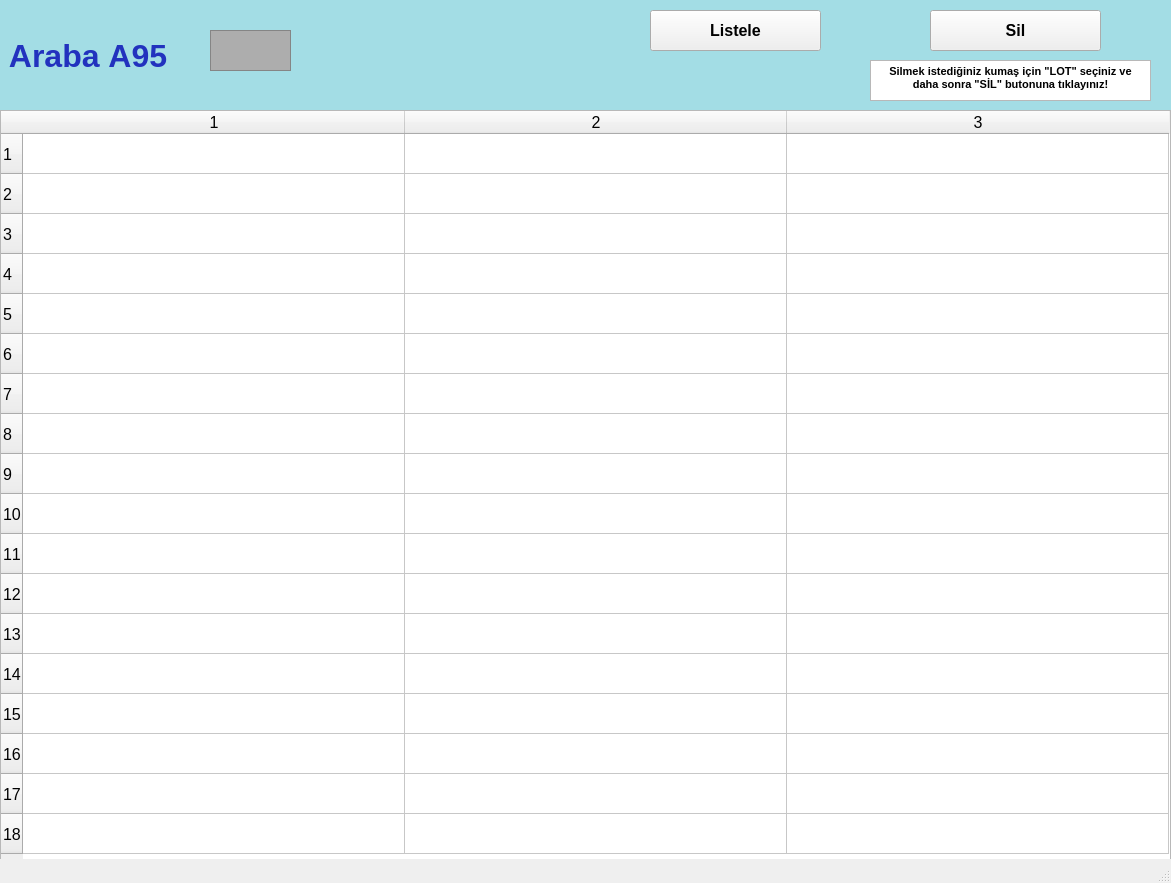
<?xml version="1.0" encoding="UTF-8"?>
<ui version="4.0">
 <class>arabalarA95_ekran</class>
 <widget class="QMainWindow" name="arabalarA95_ekran">
  <property name="geometry">
   <rect>
    <x>0</x>
    <y>0</y>
    <width>1171</width>
    <height>883</height>
   </rect>
  </property>
  <property name="font">
   <font>
    <pointsize>12</pointsize>
    <weight>50</weight>
    <bold>false</bold>
    <kerning>false</kerning>
   </font>
  </property>
  <property name="windowTitle">
   <string/>
  </property>
  <widget class="QWidget" name="centralwidget">
   <widget class="QLabel" name="arabaA1yazi_lbl">
    <property name="geometry">
     <rect>
      <x>0</x>
      <y>0</y>
      <width>1171</width>
      <height>111</height>
     </rect>
    </property>
    <property name="font">
     <font>
      <pointsize>24</pointsize>
      <weight>75</weight>
      <bold>true</bold>
     </font>
    </property>
    <property name="styleSheet">
     <string notr="true">background-color: rgb(163, 221, 229);
color: rgb(34, 50, 190);</string>
    </property>
    <property name="text">
     <string> Araba A95</string>
    </property>
   </widget>
   <widget class="QFrame" name="arabaA1_img">
    <property name="geometry">
     <rect>
      <x>210</x>
      <y>30</y>
      <width>81</width>
      <height>41</height>
     </rect>
    </property>
    <property name="styleSheet">
     <string notr="true">background-color: rgb(173, 173, 173);</string>
    </property>
    <property name="frameShape">
     <enum>QFrame::StyledPanel</enum>
    </property>
    <property name="frameShadow">
     <enum>QFrame::Raised</enum>
    </property>
   </widget>
   <widget class="QPushButton" name="listele95_btn">
    <property name="geometry">
     <rect>
      <x>650</x>
      <y>10</y>
      <width>171</width>
      <height>41</height>
     </rect>
    </property>
    <property name="font">
     <font>
      <pointsize>12</pointsize>
      <weight>75</weight>
      <bold>true</bold>
     </font>
    </property>
    <property name="text">
     <string>Listele</string>
    </property>
   </widget>
   <widget class="QTableWidget" name="A95_tw">
    <property name="geometry">
     <rect>
      <x>0</x>
      <y>110</y>
      <width>1171</width>
      <height>751</height>
     </rect>
    </property>
    <property name="baseSize">
     <size>
      <width>0</width>
      <height>0</height>
     </size>
    </property>
    <property name="rowCount">
     <number>18</number>
    </property>
    <property name="columnCount">
     <number>3</number>
    </property>
    <attribute name="horizontalHeaderVisible">
     <bool>true</bool>
    </attribute>
    <attribute name="horizontalHeaderCascadingSectionResizes">
     <bool>false</bool>
    </attribute>
    <attribute name="horizontalHeaderDefaultSectionSize">
     <number>382</number>
    </attribute>
    <attribute name="horizontalHeaderMinimumSectionSize">
     <number>38</number>
    </attribute>
    <attribute name="verticalHeaderDefaultSectionSize">
     <number>40</number>
    </attribute>
    <attribute name="verticalHeaderMinimumSectionSize">
     <number>23</number>
    </attribute>
    <row/>
    <row/>
    <row/>
    <row/>
    <row/>
    <row/>
    <row/>
    <row/>
    <row/>
    <row/>
    <row/>
    <row/>
    <row/>
    <row/>
    <row/>
    <row/>
    <row/>
    <row/>
    <column/>
    <column/>
    <column/>
   </widget>
   <widget class="QPushButton" name="sil95_btn">
    <property name="geometry">
     <rect>
      <x>930</x>
      <y>10</y>
      <width>171</width>
      <height>41</height>
     </rect>
    </property>
    <property name="font">
     <font>
      <pointsize>12</pointsize>
      <weight>75</weight>
      <bold>true</bold>
     </font>
    </property>
    <property name="text">
     <string>Sil</string>
    </property>
   </widget>
   <widget class="QTextBrowser" name="textBrowser">
    <property name="geometry">
     <rect>
      <x>870</x>
      <y>60</y>
      <width>281</width>
      <height>41</height>
     </rect>
    </property>
    <property name="html">
     <string>&lt;!DOCTYPE HTML PUBLIC &quot;-//W3C//DTD HTML 4.0//EN&quot; &quot;http://www.w3.org/TR/REC-html40/strict.dtd&quot;&gt;
&lt;html&gt;&lt;head&gt;&lt;meta name=&quot;qrichtext&quot; content=&quot;1&quot; /&gt;&lt;style type=&quot;text/css&quot;&gt;
p, li { white-space: pre-wrap; }
&lt;/style&gt;&lt;/head&gt;&lt;body style=&quot; font-family:'MS Shell Dlg 2'; font-size:12pt; font-weight:400; font-style:normal;&quot;&gt;
&lt;p align=&quot;center&quot; style=&quot; margin-top:0px; margin-bottom:0px; margin-left:0px; margin-right:0px; -qt-block-indent:0; text-indent:0px;&quot;&gt;&lt;span style=&quot; font-size:8pt; font-weight:600;&quot;&gt;Silmek istediğiniz kumaş için &amp;quot;LOT&amp;quot; seçiniz ve daha sonra &amp;quot;SİL&amp;quot; butonuna tıklayınız!&lt;/span&gt;&lt;/p&gt;&lt;/body&gt;&lt;/html&gt;</string>
    </property>
   </widget>
  </widget>
  <widget class="QStatusBar" name="statusbar"/>
 </widget>
 <resources/>
 <connections/>
</ui>
